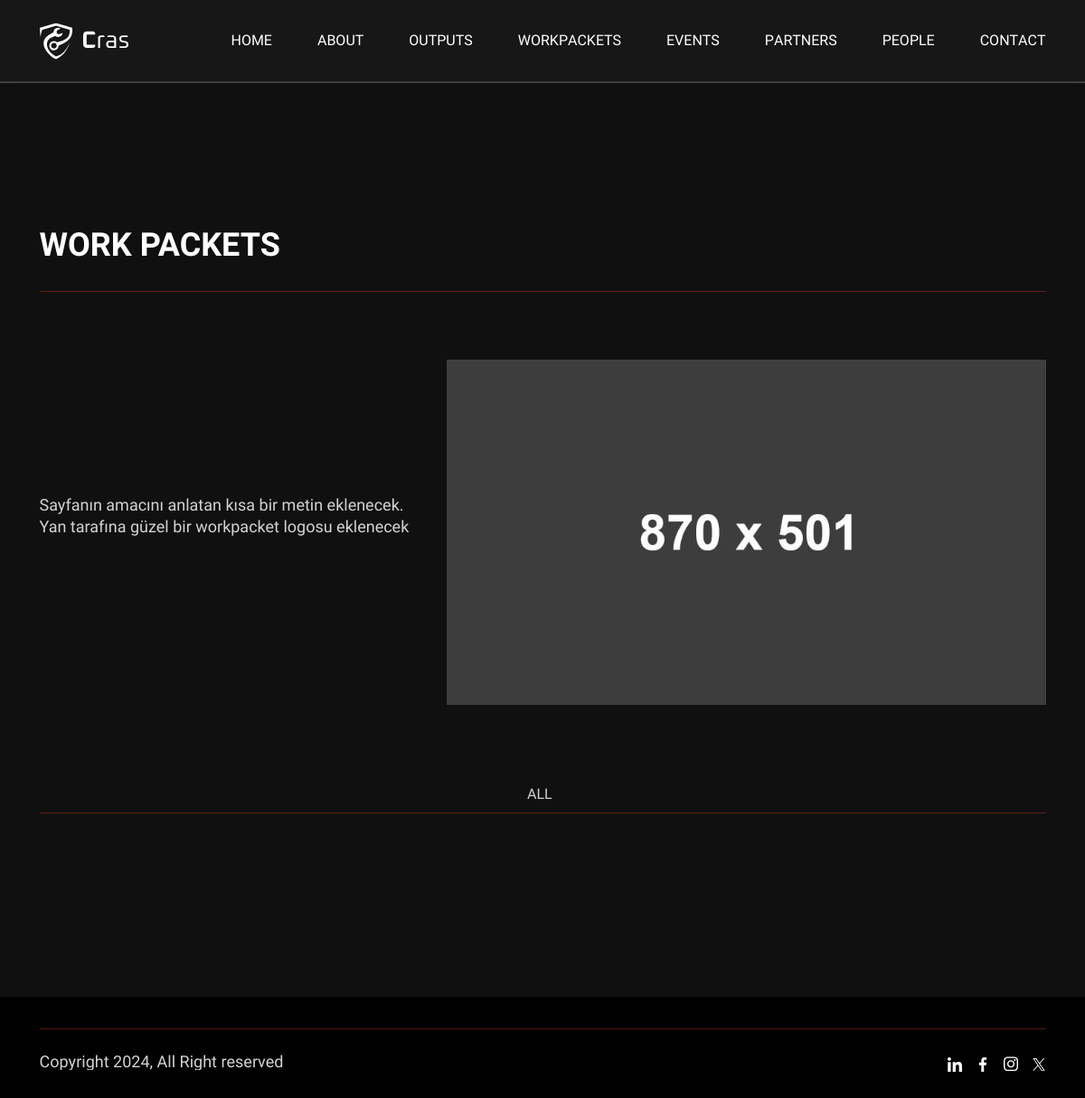
Page /workpacket on the earlier database version.
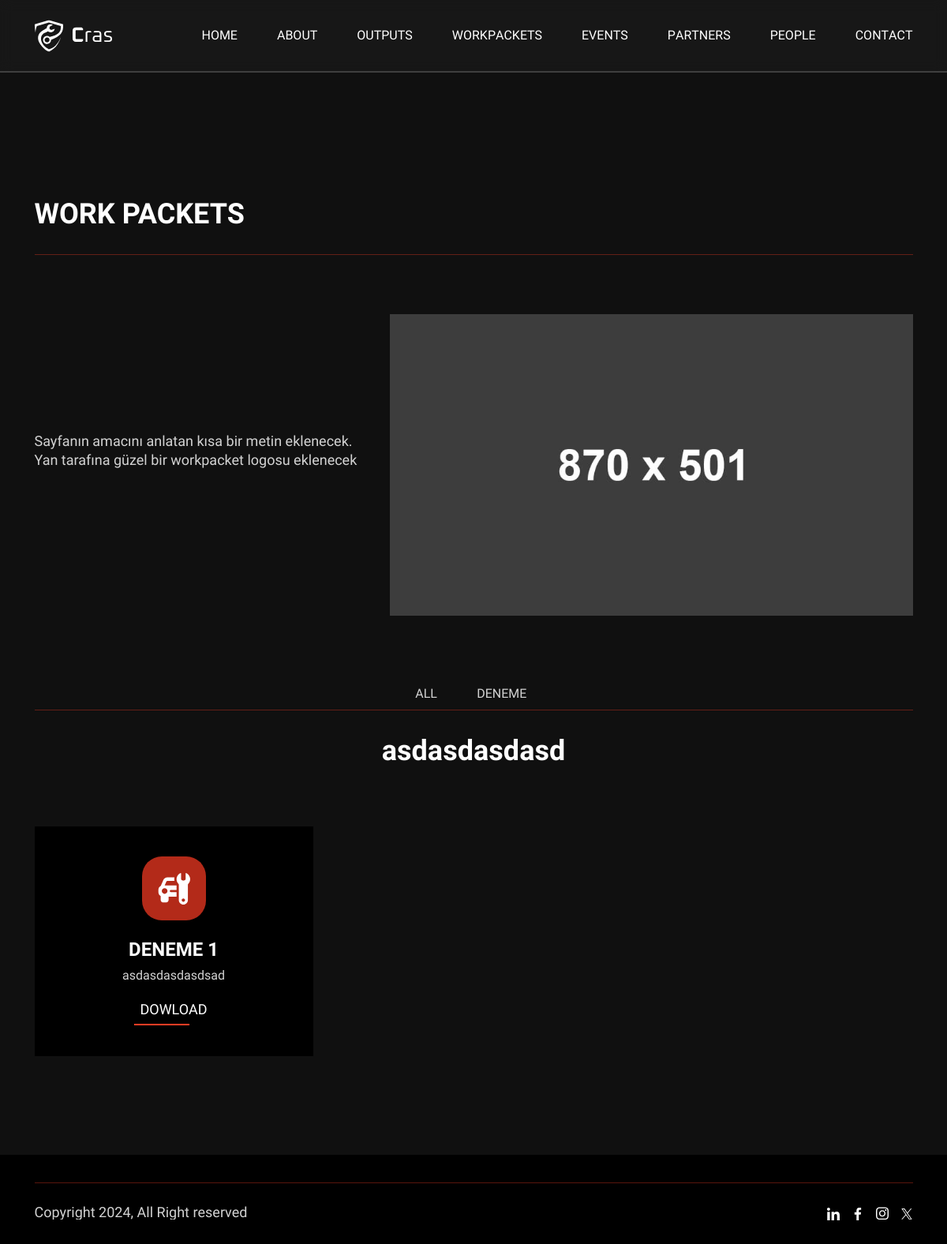
Same page on the later database version.
### myapp/models.py (models this page shows, shortened)
class NumberWorkPacket(models.Model):
    title = models.CharField(max_length=100)
    image = models.ImageField(upload_to="number_workpacket/img")
    description = models.TextField()
    slug = models.SlugField(null=True, blank=True, unique=True, db_index=True)

class WorkPacket(models.Model):
    title = models.CharField(max_length=100)
    image = models.ImageField(upload_to="workpackets/img")
    description = models.TextField()
    file = models.FileField(upload_to="workpackets/pdf")
    slug = models.SlugField(null=True, blank=True, unique=True, db_index=True)
    numberpacket = models.ForeignKey(NumberWorkPacket, null=True, on_delete=models.CASCADE)

### myapp/views.py (the view)
# urls.py: path("workpacket", views.workpackets),
def workpackets(request):
  context = {
    "workpackets": WorkPacket.objects.filter(),
    "numberworkpackets": NumberWorkPacket.objects.all()
  }
  return render(request, "myapp/workpackets.html", context)

### myapp/templates/myapp/workpackets.html (shortened to what this page needs)
{% extends "base.html" %}{% load static %}
{% block content %}
<div class="ak-height-125 ak-height-lg-80"></div>
<div class="ak-height-125 ak-height-lg-80"></div>
<div class="container">
  <div class="common-page-title">
    <h3 class="page-title">Work Packets</h3>
  </div>
  <div class="primary-color-border"></div>
</div>
<div class="ak-height-75 ak-height-lg-80"></div>
<section class="container">
  <div class="blog-feature">
      <div class="feature-content" data-aos="fade-right" data-aos-delay="600"
          style="display: flex; justify-content: center; align-items: center;">
          <p class="desp">
            Sayfanın amacını anlatan kısa bir metin eklenecek.
            Yan tarafına güzel bir workpacket logosu eklenecek
          </p>
      </div>
      <div class="feature-img" data-aos="fade-left" data-aos-delay="600">
          <img src="{% static 'img/blog-show.jpg' %}" class="ak-bg" alt="...">
      </div>
  </div>
</section>
  {% include "myapp/partials/_numberworkpacket.html" %}
  <div class="ak-height-75 ak-height-lg-80"></div>
  <div class="container">
    <div class="row row-cols-xl-3 row-cols-md-2 row-cols-1 g-4">
      {% for workpacket in workpackets %}
        <div class="col">
          <div class="service-card-style-2" data-aos="fade-up">
            <div class="service-icon">
            </div>
            <div class="service-desp">
              <a href="#" class="title">{{ workpacket.title }}</a>
              <p class="desp">{{ workpacket.description }}</p>
              <a href="{{ workpacket.file.url }}" class="more-btn" download>Dowload</a>
            </div>
          </div>
        </div>
      {% endfor %}
    </div>
  </div>
  {% endblock %}

### templates/base.html (shortened to what this page needs)
{% load static %}
<!DOCTYPE html>
<html lang="en">
<head>
  <link rel="stylesheet" href="{% static 'css/plugins/lightgallery.min.css' %}" />
  <link rel="stylesheet" href="{% static 'css/plugins/swiper.min.css' %}" />
  <link rel="stylesheet" href="{% static 'css/plugins/aos.css' %}" />
  <link rel="stylesheet" href="{% static 'css/plugins/bootstrap.min.css' %}" />
  <link rel="stylesheet" href="{% static 'css/plugins/fontawesome.min.css' %}" />
  <link rel="stylesheet" href="{% static 'sass/style.css' %}" />
</head>
<body>
  {% include "partials/_navbar.html" %}
  {% block content %}{% endblock %}
  {% include "partials/_footer.html" %}
</body>
</html>

### templates/partials/_preload.html (shortened to what this page needs)
{% load static %}

### templates/partials/_navbar.html (shortened to what this page needs)
{% load static %}
<header class="ak-site_header ak-style1 ak-sticky_header">
    <div class="ak-main_header">
      <div class="container">
        <div class="ak-main_header_in">
          <div class="ak-main-header-left">
            <a class="ak-site_branding" href="index.html">
              <img src="{% static 'img/logo.svg' %}" alt="...">
            </a>
          </div>
          <div class="ak-main-header-center">
            <div class="ak-nav ak-medium">
              <ul class="ak-nav_list">
                <li>
                  <a href="/#" class="text-hover-animaiton">Home</a>
                </li>
                <li>
                  <a href="/#about" class="text-hover-animaiton">About</a>
                </li>
                <li>
                  <a href="/#output" class="text-hover-animaiton">Outputs</a>
                </li>
                <li>
                  <a href="/#workpacket" class="text-hover-animaiton">Work Packets</a>
                </li>
                <li>
                  <a href="/#events" class="text-hover-animaiton">Events</a>
                </li>
                <li>
                  <a href="/#partners" class="text-hover-animaiton">Partners</a>
                </li>
                <li>
                  <a href="/#people" class="text-hover-animaiton">People</a>
                </li>
                <li>
                  <a href="/#contact" class="text-hover-animaiton">Contact</a>
                </li>
              </ul>
            </div>
          </div>
        </div>
      </div>
    </div>
    <div class="nav-bar-border"></div>
</header>

### myapp/templates/myapp/partials/_numberworkpacket.html
{% load static %}
{% block content %}
<div class="ak-height-80 ak-height-lg-40"></div>
<div class="container">
  <div class="company-tab">
    <ul class="tabs">
      <a  href="/workpacket">
        <li>
          All&emsp;
        </li>
      </a>
      {% for numberworkpacket in numberworkpackets  %}
          <a href="{% url 'workpacket_by_number' numberworkpacket.slug  %}">
            <li class="active">
              {{numberworkpacket.title|title}}&emsp;
            </li>
          </a>
      {% endfor %}
      <div class="primary-color-border"></div>
    </ul>
  </div>
  {% for numberworkpacket in numberworkpackets  %}
    <div class="company-tab">
      <div class="tabs-content">
        <div class="list">
          <div class="ak-section-heading ak-style-1 ak-type-1">
              <h3 class="desp">{{ numberworkpacket.description }}</h3>
          </div>
        </div>
      </div>
    </div>
  {% endfor %}
</div>
{% endblock %}

### templates/partials/_footer.html (shortened to what this page needs)
{% load static %}
<div class="ak-height-125 ak-height-lg-80"></div>
<footer class="footer style-1 footer-bg">
    <div class="container">
        <div class="ak-height-35 ak-height-lg-15"></div>
        <div class="primary-color-border"></div>
        <div class="copy-right">
            <p class="title  text-hover-animaiton">Copyright 2024, All Right reserved</p>
            <div class="social-icon">
                <a href="#">
                </a>
                <a href="#">
                </a>
                <a href="#">
                </a>
                <a href="#">
                </a>
            </div>
        </div>
    </div>
</footer>

Differences in the rows shown:
added NumberWorkPacket: title "DENEME", description "asdasdasdasd"
added WorkPacket: title "DENEME 1", description "asdasdasdasdsad"
